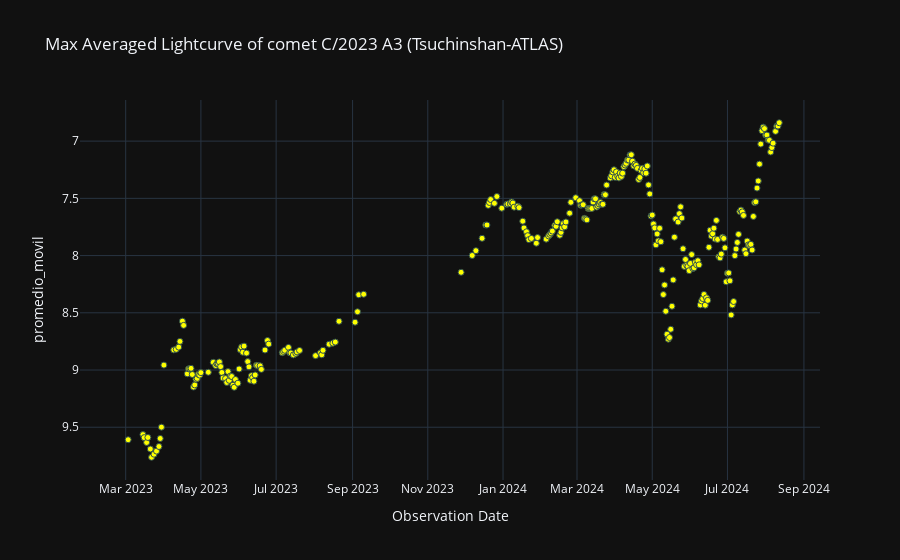

Notebook code cell kept with this figure:
### Code cell
# Gráfica de lus promediada
labels = {'obs_date':'Observation Date','magnitud_reducida':'Magnitude reduced'}
fig = px.scatter(curva_de_luz_interna_df, x=curva_de_luz_interna_df.obs_date, y='promedio_movil', template= 'plotly_dark', labels= labels, title='Max Averaged Lightcurve of comet C/2023 A3 (Tsuchinshan-ATLAS)')
fig.update_traces(marker=dict(color='yellow', size=6, line=dict(width=1, color='DarkSlateGrey')))
fig.update_yaxes(autorange="reversed")
fig.show()

### Figure 1 — Plotly figure (JSON) as saved in the notebook; plotly's stock layout.template omitted (floating-point values rounded to 4 significant figures; data arrays with more than 128 entries replaced by an {"elided": "..."} marker saying what was removed)
{"data": [{"hovertemplate": "Observation Date=%{x}<br>promedio_movil=%{y}<extra></extra>", "legendgroup": "", "marker": {"color": "yellow", "line": {"color": "DarkSlateGrey", "width": 1}, "size": 6, "symbol": "circle"}, "mode": "markers", "name": "", "orientation": "v", "showlegend": false, "type": "scatter", "x": {"elided": "302 str values"}, "xaxis": "x", "y": {"elided": "302 float values"}, "yaxis": "y"}], "layout": {"legend": {"tracegroupgap": 0}, "title": {"text": "Max Averaged Lightcurve of comet C/2023 A3 (Tsuchinshan-ATLAS)"}, "xaxis": {"anchor": "y", "domain": [0, 1], "title": {"text": "Observation Date"}}, "yaxis": {"anchor": "x", "autorange": "reversed", "domain": [0, 1], "title": {"text": "promedio_movil"}}}}
